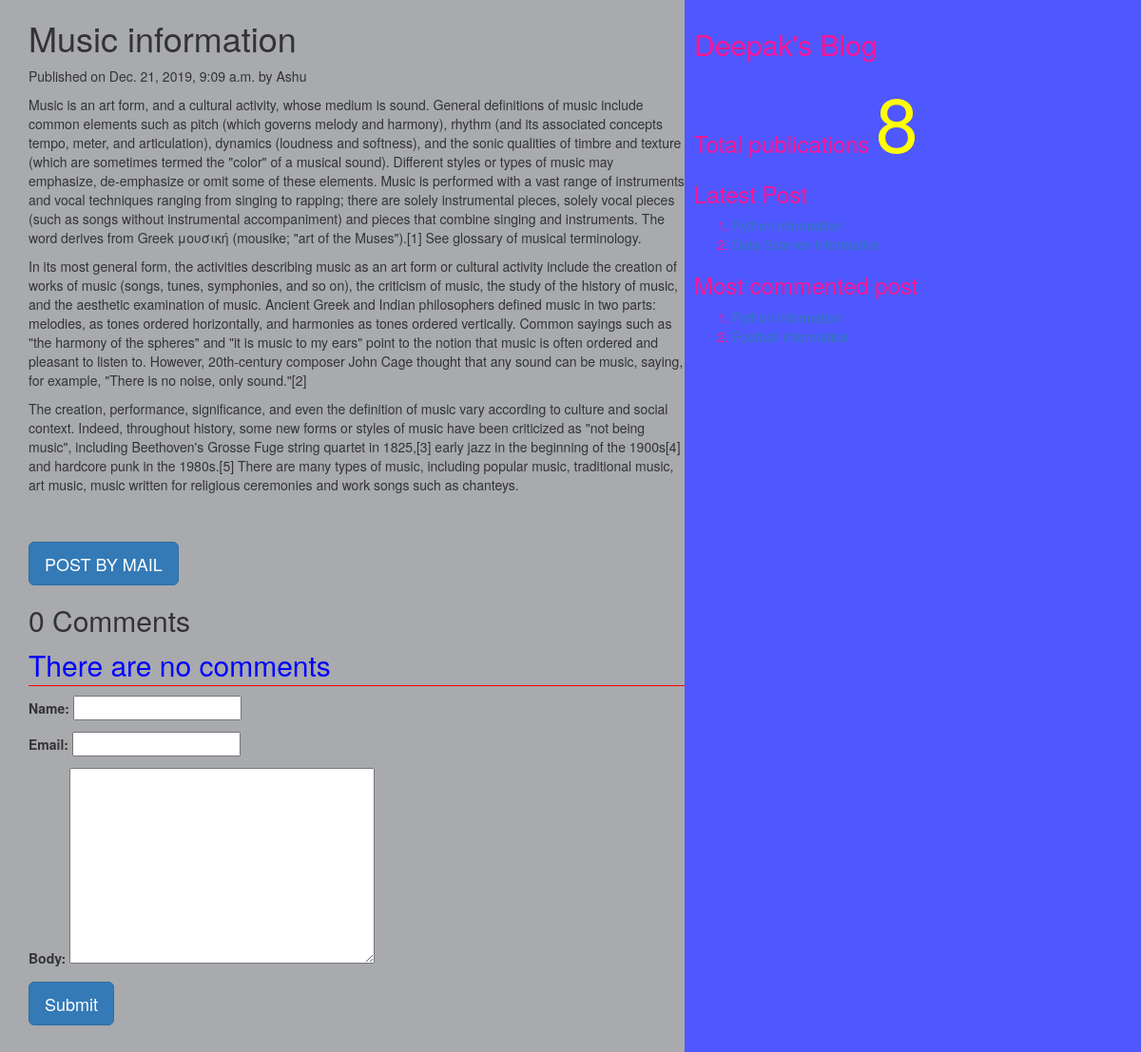
Page /2019/12/21/music-information/ on the committed database.
### myApp/models.py (models this page shows, shortened)
class Post(models.Model):
          tags = TaggableManager()
          STATUS_CHOICES=(('draft','Draft'),('published','Published'))
          title=models.CharField(max_length=256)
          slug=models.SlugField(max_length=264,unique_for_date='publish')
          author=models.ForeignKey(User,related_name='blog_posts',on_delete= models.CASCADE)
          body=models.TextField()
          publish=models.DateTimeField(default=timezone.now)
          created=models.DateTimeField(auto_now_add=True)
          updated=models.DateTimeField(auto_now=True)
          status= models.CharField(max_length=10,choices=STATUS_CHOICES,default='draft')
          objects=CustomManager()
          class Meta:
                ordering=('-publish',)
          def get_absolute_url(self):
                return reverse('post_detail',args=[self.publish.year,self.publish.strftime('%m'),self.publish.strftime('%d'),self.slug])

### myApp/views.py (the view, shortened to what this page needs)
# urls.py: url(r'(?P<year>\d{4})/(?P<month>\d{2})/(?P<day>\d{2})/(?P<post>[-\w]+)/$',views.post_detail_view,name='post_detail'),
def post_detail_view(request,year,month,day,post):
    post=get_object_or_404(Post,slug=post,publish__year=year,publish__month=month,publish__day=day)
    comments=post.comments.filter(active=True)
    csubmit=False
    form=CommentForm()
    d={'post':post,'form':form,'csubmit':csubmit,'comments':comments}
    return render(request,'myApp/post_detail.html',d)

### myApp/forms.py
class CommentForm(forms.ModelForm):
    class Meta:
        model=Comment
        fields=('name','email','body')

### myApp/models.py (called while the page is built)
    def get_queryset(self):
        return super().get_queryset().filter(status='published')

### myApp/templatetags/mytags.py (called while the page is built)
@register.simple_tag
def total_posts():
    return Post.objects.count()

@register.inclusion_tag('myApp/latest_post.html')
def show_latest_posts(count=3):
    latest_posts = Post.objects.order_by('-publish')[:count]
    return {'latest_posts':latest_posts}

@register.simple_tag
def get_most_commented_posts(count=2):
    return Post.objects.annotate(total_comments=Count('comments')).order_by('-total_comments')[:count]

### templates/myApp/post_detail.html (shortened to what this page needs)
<html>
    {%extends 'myApp/parent.html'%}
        {%block content_block%}
        <h1>{{post.title}}</h1>
        <p>Published on {{post.publish}} by {{post.author|title}}</p>
        {{post.body|linebreaks}} <br><br>
        <a href="/{{post.id}}/share" class="btn btn-lg btn-primary">POST BY MAIL</a>
        {%with comments.count as comments_count%}
        <h2>{{comments_count}} Comment{{comments_count|pluralize}}</h2>
        {%endwith%}
        {%if comments%}
         {%for c in comments%}
         <p>Comment {{forloop.counter}} by {{c.name}}</p>
        <div>{{c.body|linebreaks}}</div>
        <hr>
        {%endfor%}
        {%else%}
         <p style="color:blue;font-size:30px;font-style:bold;border-bottom:1px red solid;">There are no comments</p>
        {%endif%}
         {%if csubmit%}
         <h2>Thank you..Your comment has been added successfully!!</h2>
         {%else%}
         <form  method="post">
           {{form.as_p}}
           <input type="submit" class='btn btn-lg btn-primary' value="Submit">
         </form>
         {%endif%}
        {%endblock%}

### templates/myApp/parent.html (shortened to what this page needs)
<html>
{%load mytags%}
    <head>
        <link rel="stylesheet" href="https://maxcdn.bootstrapcdn.com/bootstrap/3.3.7/css/bootstrap.min.css">
    </head>
    <body>
        <div class="content" style="width:60%;float:left;background-color:#a8aaad;height:300%;padding:0 0 0 30px">
              {%block content_block%}
              {%endblock%}
        </div>
        <div class="sidebar" style="width:40%;float:right;background-color:#4f58ff;color: deeppink;height:300%;padding:10px;">
            <h2>Deepak's Blog</h2>
            <h3>Total publications
              <span style="color:yellow;font-size:80px">
              {%total_posts%}</span>
              <h3>Latest Post</h3>
              {%show_latest_posts 2%}
              <h3>Most commented post</h3>
              {%get_most_commented_posts as m%}
              <ol>
                {%for post in m%}
                <li><a href="{{post.get_absolute_url}}">{{post.title}}</a></li>
                {%endfor%}
              </ol>
            </h3>
        </div>
    </body>
</html>

### templates/myApp/latest_post.html
<!DOCTYPE html>
<html lang="en" dir="ltr">
  <body>
    <ol>
    {%for post in latest_posts%}
    <li><a href="{{post.get_absolute_url}}">{{post.title}}</a></li>
    {%endfor%}
  </ol>
  </body>
</html>

### rows in the picture
Post: title "Music information", publish "Dec. 21, 2019, 9:09 a.m.", author "Ashu", body "Music is an art form, and a cultural activity, whose medium is sound. General definitions of music include common elements such as pitch (which governs melody and harmony), rhythm (and its associated concepts tempo, meter, and articulation), dynamics (loudness and softness), and the sonic qualities of timbre and texture (which are sometimes termed the \"color\" of a musical sound). Different styles or types of music may emphasize, de-emphasize or omit some of these elements. Music is performed with a vast range of instruments and vocal techniques ranging from singing to rapping; there are solely instrumental pieces, solely vocal pieces (such as songs without instrumental accompaniment) and…"

### other values in the picture
{{ comments_count }} "0"
